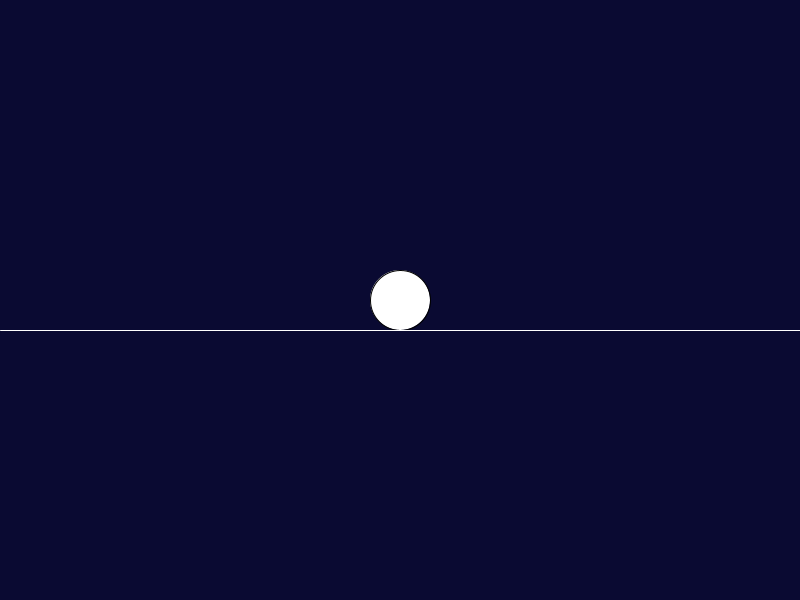
Frame 1 (no input)
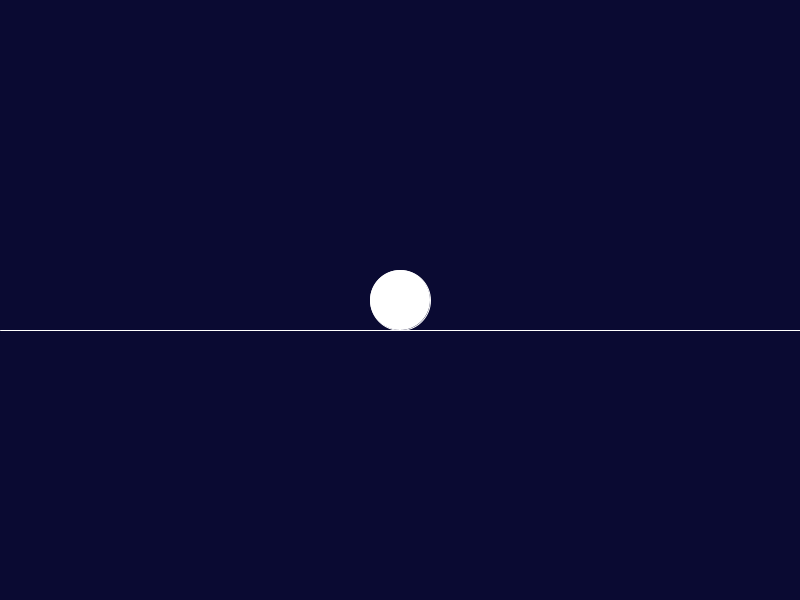
Frame 60 (the mouse pressed at the canvas centre just before this capture)
Frame 120 (the mouse held since frame 60 and released just before this capture): identical to frame 60, image omitted

The Processing sketch that drew these frames (run headless with seeded random() and noise(); from frame 60 on, the mouse is pressed at the canvas centre):

// Processing sketch: Jump
// ── Jump.pde
// Quick note:
// This is implemented with only physics scheme and not interpolation
// since I want to prioritize module 3.

float r = 30;         // radius
float ms;             // millis()
float t;              // time since last draw
PVector pos;          // position
PVector acc;          // acceleration
PVector vel;          // velocity
PVector jumpVel = new PVector(0, -3);   // jump velocity
PVector gravity = new PVector(0, 0.03); // gravity
float accSpeed = 0.05; // acceleration speed
float maxSpeed = 3;    // max speed
int jump;              // jump counter
boolean airborn;       // if ball is in air

void setup() {
  size(800, 600);
  ms = millis(); 
  pos = new PVector(width/2, height/2);
  acc = new PVector(0, 0);
  vel = new PVector(0, 0);
}

void draw() {
  background(10, 10, 50);

  t = millis()-ms; // resets the timer
  t = t/1000;      // to seonds
  print("\n" + t);

  ms = millis(); 
 
  ellipse(pos.x, pos.y, r*2, r*2);
  stroke(255);
  line(0, height/2+r, width, height/2+r);

  if(airborn){     // if ball is in the air
    if(vel.y > 0){ // if ball is going downwards      
      vel.y += gravity.y - vel.y/100; // hang-time
    } else {       // if ball is going upwards
      vel.add(gravity);
    }
    
    if(pos.y >= height/2){ // if back on ground or under
      vel.y = 0;
      pos.y = height/2;
      airborn = false;
    }
  } else { // if on ground
    gravity = new PVector(0, 0.03); // resets the gravity when on ground
    jump = 0;
  }

  move();
  checkEdges();

}

void move(){
  pos.add(new PVector(vel.x*(1+t), vel.y*(1+t)));
}

void keyPressed(){
  if (key == CODED) {
    if (keyCode == LEFT){
      acc = new PVector(-accSpeed, 0);
      vel.add(acc.mult(1+t));
      vel.limit(maxSpeed);
      acc = new PVector(0, 0);
      
    } else if (keyCode == RIGHT){
      acc = new PVector(accSpeed, 0);
      vel.add(acc.mult(1+t));
      vel.limit(maxSpeed);
      acc = new PVector(0, 0);
      
    } else if (keyCode == UP){
      if(jump < 2){
        vel.y = 0;
        if(jump == 0){ // first jump
          vel.add(jumpVel);
        } else {       // second jump
          vel.add(new PVector(0, jumpVel.y*0.6));
        }
        pos.y += jumpVel.y;
        airborn = true;
        gravity = new PVector(0, 0.03); 
        jump++;
      }
    
    } else if (keyCode == DOWN){
      gravity = new PVector(0, 0.16);
    }
  
  }
}

void checkEdges(){
  if(pos.x > width){
    pos.x = pos.x = 0;
  } else if (pos.x < 0) {
    pos.x = pos.x = width;
  }
}
